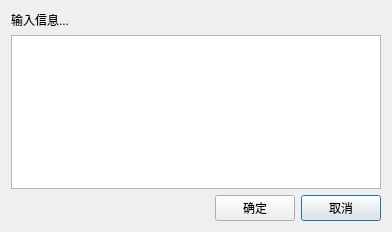
<?xml version="1.0" encoding="UTF-8"?>
<ui version="4.0">
 <class>InputDialog</class>
 <widget class="QDialog" name="InputDialog">
  <property name="geometry">
   <rect>
    <x>0</x>
    <y>0</y>
    <width>392</width>
    <height>232</height>
   </rect>
  </property>
  <property name="windowTitle">
   <string>Dialog</string>
  </property>
  <layout class="QGridLayout" name="gridLayout_2">
   <item row="0" column="0">
    <layout class="QGridLayout" name="gridLayout">
     <item row="0" column="0">
      <widget class="QLabel" name="_label">
       <property name="text">
        <string>输入信息...</string>
       </property>
      </widget>
     </item>
     <item row="2" column="6">
      <widget class="QPushButton" name="_pushButtonN">
       <property name="text">
        <string>取消</string>
       </property>
      </widget>
     </item>
     <item row="2" column="5">
      <widget class="QPushButton" name="_pushButtonY">
       <property name="text">
        <string>确定</string>
       </property>
      </widget>
     </item>
     <item row="1" column="0" colspan="7">
      <widget class="QTextEdit" name="_inputTextEdit"/>
     </item>
    </layout>
   </item>
  </layout>
 </widget>
 <resources/>
 <connections/>
</ui>
